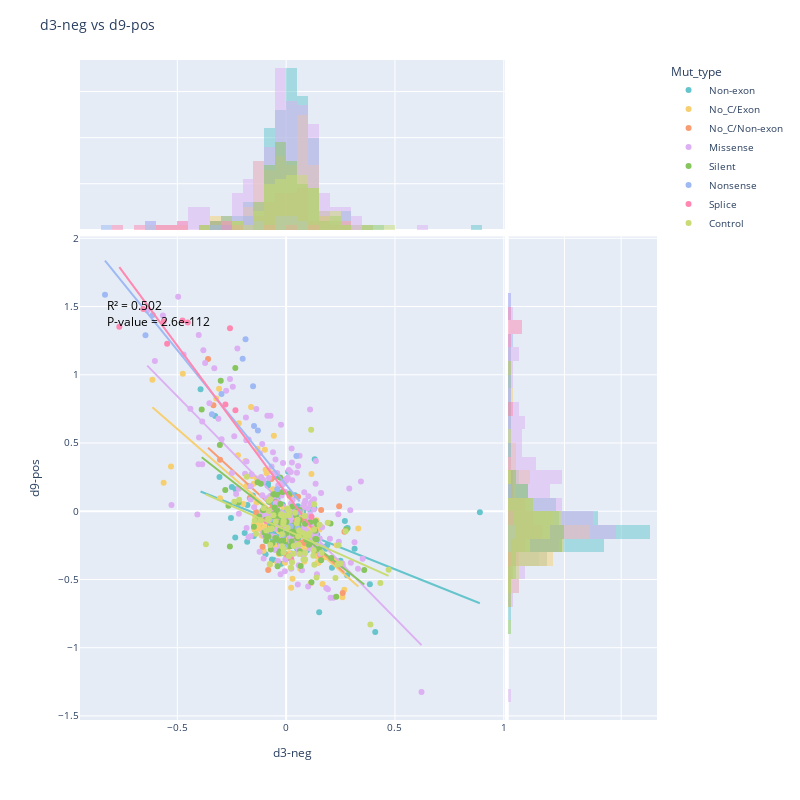

The notebook cell this image was saved under:
### Code cell
be_scan.plot.interactive_corr_jointplot(
    df_filepath = plot_file, condition1 = 'd3-neg', condition2 = 'd9-pos', # names of columns in data
    include_hue = True, hue_col = 'Mut_type',  # name of a column in data
    savefig = False,
    )
